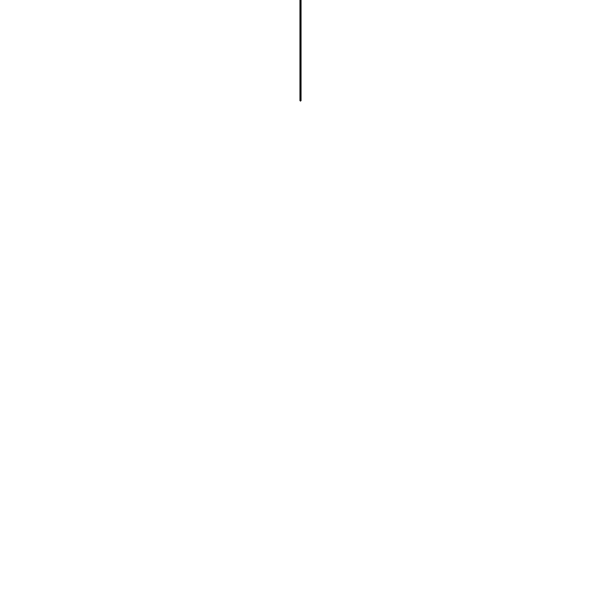
Frame 1 (no input)
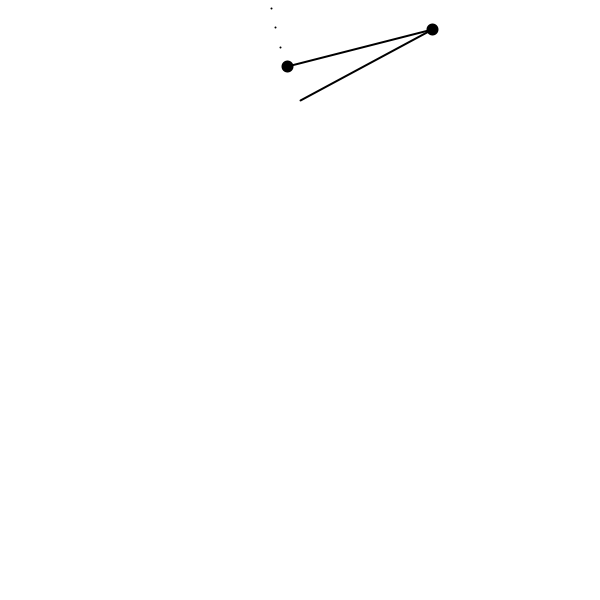
Frame 60 (the mouse pressed at the canvas centre just before this capture)
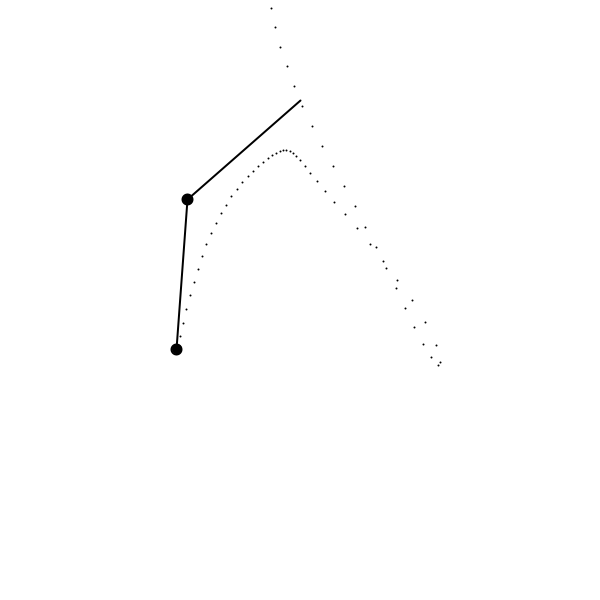
Frame 120 (the mouse held since frame 60 and released just before this capture)

The Processing sketch that drew these frames (run headless with seeded random() and noise(); from frame 60 on, the mouse is pressed at the canvas centre):

// Processing sketch: double_pendulum
// ── double_pendulum.pde
float r1;// = 100;
float r2;// = 100;
float m1 = 50;
float m2 = 50;

float a1,a2;
float a1_v, a2_v;
float a1_a, a2_a;
float g = 1;

PGraphics canvas;

void setup(){
  size(600,600);
  r1 = height / 4;
  r2 = height / 4;
  a1 = -PI;
  a2 = -PI + 0.01;
  canvas = createGraphics(width,height);
  canvas.beginDraw();
  canvas.background(255);
  canvas.endDraw();
  //a1_a = 0.01;
  //a2_a = -0.02;
}

void draw() {
  //canvas
  float num1 = -g * (2 * m1 + m2) * sin(a1);
  float num2 = -m2 * g * sin(a1 - 2 * a2);
  float num3 = -2 * sin(a1 - a2) * m2;
  float num4 = pow(a2_v,2) * r2 + pow(a1_v,2) * r1 * cos(a1 - a2);
  
  float den1 = r1 * (2 * m1 + m2 - m2 * cos(2 * a1 - 2 * a2)); 
  a1_a = (num1 + num2 + num3 * num4) / den1;
  
  num1 = 2 * sin(a1 - a2);
  num2 = pow(a1_v, 2) * r1 * (m1 + m2);
  num3 = g * (m1 + m2) * cos(a1);
  num4 = pow(a2_v,2) * r2 * m2 * cos(a1 - a2);
  den1 = r2 * (2 * m1 + m2 - m2 * cos(2 * a1 - 2 * a2));
  
  
  
  a2_a = (num1 * (num2 + num3 + num4)) / den1;
  //main loop
  //background(255);
  image(canvas,0,0);
  stroke(0);
  strokeWeight(2);
  fill(0);
  
  translate(width / 2, height / 6);
  
  float x1 = r1 * sin(a1);
  float y1 = r1 * cos(a1);
  
  line(0,0,x1,y1);
  ellipse(x1, y1, 10, 10);
  
  float x2 = x1 + r2 * sin(a2);
  float y2 = y1 + r2 * cos(a2);
  
  line(x1,y1,x2,y2);
  ellipse(x2,y2, 10,10);
  
  a1 += a1_v;
  a2 += a2_v;
  a1_v += a1_a;
  a2_v += a2_a;
  a1_v *= 0.98;
  a2_v *= 0.98;
  a1_a = 0;
  a2_a = 0;
  
  canvas.beginDraw();
  canvas.translate(width / 2, height / 6);
  canvas.stroke(0);
  canvas.strokeWeight(2);
  //canvas.point(x1, y1);
  canvas.point(x2,y2);
  canvas.endDraw();
  
}
